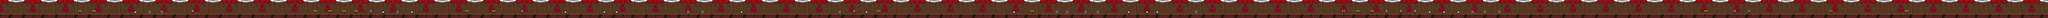

The image is a tile-based game level rendered from a .tmx file. Its description and source (layers, tilesets, objects; grid data summarised) follow:
An orthogonal 1000x9 tile map with 16x16 px tiles, 3 tile layers (Background, Floor, Obstacles), 2 tilesets and 72 objects.

<map version="1.2" tiledversion="1.3.3" orientation="orthogonal" renderorder="right-down" compressionlevel="0" width="1000" height="9" tilewidth="16" tileheight="16" infinite="0" nextlayerid="9" nextobjectid="124">
 <tileset firstgid="1" name="stagebackground" tilewidth="16" tileheight="16" tilecount="144" columns="16">
  <image source="Stage.png" width="256" height="144" />
 </tileset>
 <tileset firstgid="145" name="stageobstacles" tilewidth="16" tileheight="16" tilecount="16" columns="4">
  <image source="Instruments.png" width="64" height="64" />
 </tileset>
 <layer id="1" name="Background" width="1000" height="9">
  <data>[9000 cells, 9000 non-empty, 144 distinct tile ids]</data>
 </layer>
 <layer id="2" name="Floor" width="1000" height="9">
  <data>[9000 cells, 0 non-empty, 0 distinct tile ids]</data>
 </layer>
 <layer id="6" name="Obstacles" width="1000" height="9">
  <data>[9000 cells, 216 non-empty, 16 distinct tile ids]</data>
 </layer>
 <objectgroup id="7" name="ObstacleObjects">
  <object id="17" x="618.756" y="65.6666" width="13.9672" height="30.0833" />
  <object id="18" x="728.445" y="64.4641" width="14.5044" height="30.6205" />
  <object id="22" x="1161.1" y="84.2603" width="16.116" height="27.9345" />
  <object id="23" x="1255.65" y="84.3406" width="16.116" height="26.8601" />
  <object id="24" x="1500.54" y="63.2616" width="6.98362" height="31.6949" />
  <object id="33" x="3097.2" y="82.9898" width="15.7301" height="28.7481" />
  <object id="34" x="2993.06" y="101.432" />
  <object id="35" x="2895.63" y="63.4628" width="4.88175" height="32.0026" />
  <object id="36" x="2780.66" y="59.5454" width="6.55219" height="33.0874" />
  <object id="37" x="2683.6" y="61.539" width="8.35305" height="32.545" />
  <object id="38" x="2570.38" y="61.98" width="8.67867" height="32.545" />
  <object id="39" x="2457.97" y="60.9988" width="11.9332" height="33.6299" />
  <object id="72" x="14892.4" y="60.3261" width="8.15217" height="35.3261" />
  <object id="74" x="14299.7" y="57.8804" width="8.15217" height="35.3261" />
  <object id="75" x="13660.6" y="57.3369" width="8.15217" height="35.3261" />
  <object id="76" x="13548.6" y="58.4239" width="8.15217" height="35.3261" />
  <object id="77" x="13323.6" y="52.9891" width="8.15217" height="35.3261" />
  <object id="78" x="11708.4" y="84.5109" width="8.15217" height="35.3261" />
  <object id="79" x="11597.6" y="86.6848" width="8.15217" height="35.3261" />
  <object id="80" x="11500.8" y="86.1413" width="8.15217" height="35.3261" />
  <object id="81" x="11388" y="94.0217" width="10.3261" height="16.3043" />
  <object id="82" x="11276.6" y="94.0217" width="9.23913" height="16.3043" />
  <object id="83" x="11165.8" y="93.4783" width="7.06522" height="16.8478" />
  <object id="84" x="11053" y="58.9674" width="8.15217" height="35.3261" />
  <object id="85" x="10939.9" y="58.9674" width="8.15217" height="35.3261" />
  <object id="86" x="10828" y="56.7935" width="8.15217" height="35.3261" />
  <object id="87" x="10716" y="56.7935" width="8.15217" height="35.3261" />
  <object id="88" x="10604.1" y="55.163" width="8.15217" height="35.3261" />
  <object id="89" x="10491.6" y="55.7065" width="8.15217" height="35.3261" />
  <object id="90" x="9340.61" y="86.7878" width="8.15217" height="35.3261" />
  <object id="91" x="8572.86" y="85.4572" width="8.15217" height="35.3261" />
  <object id="92" x="8059.26" y="58.8455" width="8.15217" height="35.3261" />
  <object id="93" x="6859.49" y="54.8537" width="8.15217" height="35.3261" />
  <object id="94" x="6761.67" y="94.7713" width="13.4745" height="17.3632" />
  <object id="95" x="6667.47" y="58.1802" width="8.15217" height="35.3261" />
  <object id="96" x="6553.7" y="85.4572" width="12.8092" height="26.6773" />
  <object id="97" x="5789.28" y="96.1018" width="8.81746" height="14.7021" />
  <object id="98" x="5484.58" y="86.1225" width="8.15217" height="35.3261" />
  <object id="99" x="5373.48" y="85.4572" width="8.15217" height="35.3261" />
  <object id="100" x="4810.65" y="95.7654" width="8.81746" height="10.045" />
  <object id="101" x="4715.5" y="96.7671" width="10.8133" height="11.3756" />
  <object id="102" x="4412.97" y="95.2651" width="10.8133" height="10.045" />
  <object id="103" x="4075.8" y="60.5113" width="8.15217" height="35.3261" />
  <object id="104" x="3642.15" y="58.1726" width="8.15217" height="35.3261" />
  <object id="113" x="3852.73" y="57.8883" width="5.02008" height="33.4672" />
  <object id="115" x="8251.34" y="86.178" width="9.20348" height="24.2637" />
  <object id="116" x="8332.5" y="87.8514" width="9.20348" height="21.7537" />
  <object id="117" x="8476.41" y="88.6881" width="9.20348" height="23.427" />
  <object id="118" x="8813" y="96.4311" width="9.94135" height="14.912" />
  <object id="119" x="8954.17" y="93.9457" width="9.94135" height="14.912" />
  <object id="120" x="9036.68" y="92.9516" width="9.94135" height="14.912" />
  <object id="121" x="1051.79" y="97.4252" width="11.9296" height="12.9237" />
 </objectgroup>
 <objectgroup id="8" name="EnemySpawns">
  <object id="27" x="1906.24" y="111.983" />
  <object id="28" x="2023.37" y="111.983" />
  <object id="29" x="2139.98" y="113.069" />
  <object id="30" x="2239.6" y="111.812" />
  <object id="52" x="6095.36" y="111.105" />
  <object id="53" x="6207.92" y="111.105" />
  <object id="61" x="10097.3" y="111.356" />
  <object id="62" x="7311.4" y="112.36" />
  <object id="63" x="9536.52" y="113.363" />
  <object id="64" x="12333.5" y="114.366" />
  <object id="65" x="12448.7" y="112.89" />
  <object id="66" x="12560.6" y="112.658" />
  <object id="67" x="12672.4" y="112.658" />
  <object id="68" x="12784.3" y="112.658" />
  <object id="69" x="12883.2" y="113.53" />
  <object id="70" x="15266.4" y="112.757" />
  <object id="107" x="7517.57" y="112.115" />
  <object id="108" x="7420.52" y="112.115" />
  <object id="109" x="7643.07" y="112.115" />
  <object id="110" x="7726.74" y="113.788" />
 </objectgroup>
</map>
